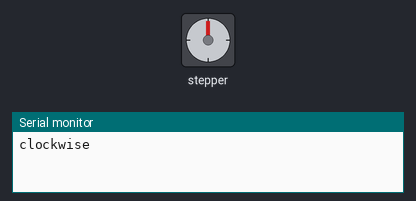
The sketch below on a simulated ESP32. Parts: stepper motor, the last lines printed to the serial monitor. Stepper angles assume 2048 steps per turn.

Above: at 0.15 s.
At 9.96 s:
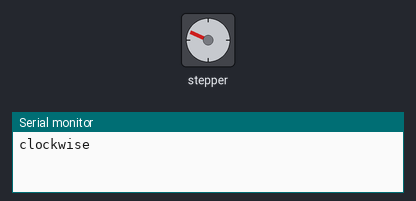
At 19.8 s:
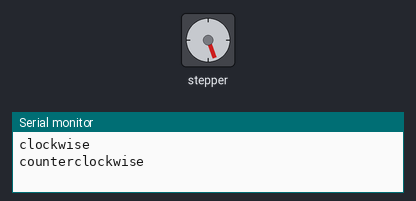
At 39.79 s:
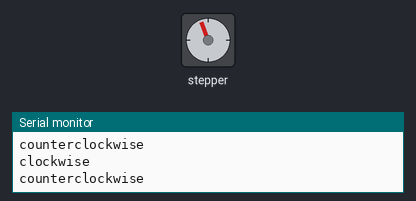
Timing chart, 0 to 40.0 s (numbered marks = the images above):
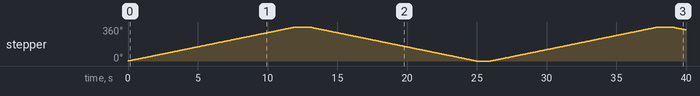

The sketch:

stepper_motor_starter_code.ino
```cpp
// Stepper connection

/*
 * COIL 1 -> D19
 * COIL 2 -> D18
 * 5V -> Vin
 * COIL 3 -> D5
 * COIL 4 -> TX2 (GPIO 17)
 */

/*
  Rui Santos
  Complete project details at https://RandomNerdTutorials.com/esp32-stepper-motor-28byj-48-uln2003/

  Permission is hereby granted, free of charge, to any person obtaining a copy
  of this software and associated documentation files.

  The above copyright notice and this permission notice shall be included in all
  copies or substantial portions of the Software.

  Based on Stepper Motor Control - one revolution by Tom Igoe
*/

#include <Stepper.h>

const int stepsPerRevolution = 2048;  // change this to fit the number of steps per revolution

// ULN2003 Motor Driver Pins
#define IN1 19
#define IN2 18
#define IN3 5
#define IN4 17

// initialize the stepper library
Stepper myStepper(stepsPerRevolution, IN1, IN3, IN2, IN4);

void setup() {
  // set the speed at 5 rpm
  myStepper.setSpeed(5);
  // initialize the serial port
  Serial.begin(115200);
}

void loop() {
  // step one revolution in one direction:
  Serial.println("clockwise");
  myStepper.step(stepsPerRevolution);
  delay(1000);

  // step one revolution in the other direction:
  Serial.println("counterclockwise");
  myStepper.step(-stepsPerRevolution);
  delay(1000);
}
```

Measured:
- by itself, stepper: turns 360° clockwise in 12.0 s, then 360° counter-clockwise in 12.0 s, then 360° clockwise in 12.0 s, then 31° counter-clockwise in 0.98 s
